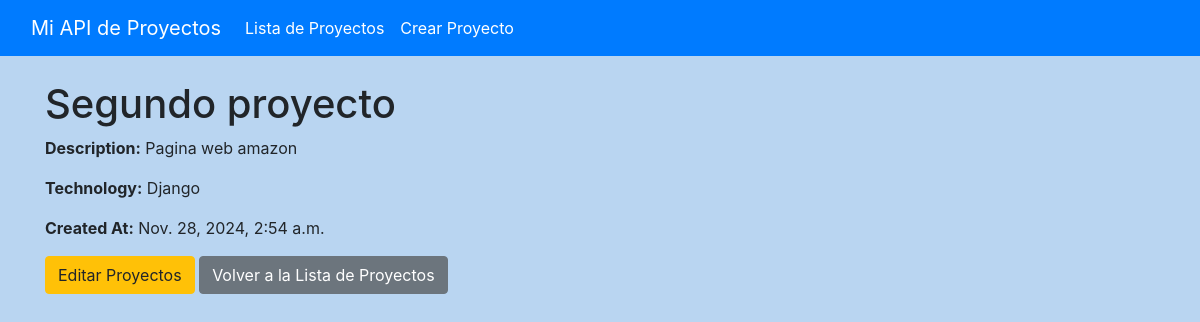
Screenshot of /3/ with the database file from the repository.
### proyects/models.py (models this page shows, shortened)
class Proyect(models.Model):
    title = models.CharField(max_length=200)
    description = models.TextField()
    technology = models.CharField(max_length=200)
    created_at = models.DateTimeField(auto_now_add=True)

### proyects/views.py (the view)
# urls.py: path('<int:id>/', views.project_detail, name='project_detail'),  # Ver detalles del proyecto
def project_detail(request, id):
    project = get_object_or_404(Proyect, id=id)
    return render(request, 'project_detail.html', {'project': project})

### proyects/templates/project_detail.html
{% extends 'base_generic.html' %}
{% block content %}
    <h1>{{ project.title }}</h1>
    <p><strong>Description:</strong> {{ project.description }}</p>
    <p><strong>Technology:</strong> {{ project.technology }}</p>
    <p><strong>Created At:</strong> {{ project.created_at }}</p>
    <a href="{% url 'edit_project' project.id %}" class="btn btn-warning">Editar Proyectos</a>
    <a href="{% url 'project_list' %}" class="btn btn-secondary">Volver a la Lista de Proyectos</a>
{% endblock %}

### proyects/templates/base_generic.html (style rules this page uses)
body.light-theme { background-color: #b9d5f1; color: #212529; }

### rows the page displays
Proyect: title "Segundo proyecto", description "Pagina web amazon", technology "Django", created_at "Nov. 28, 2024, 2:54 a.m."
